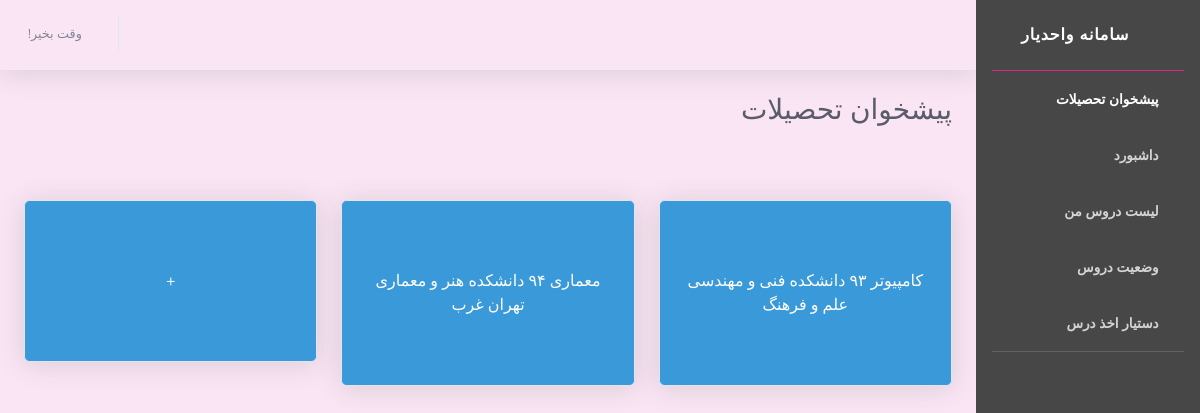
/, run on an earlier commit of the app's database.
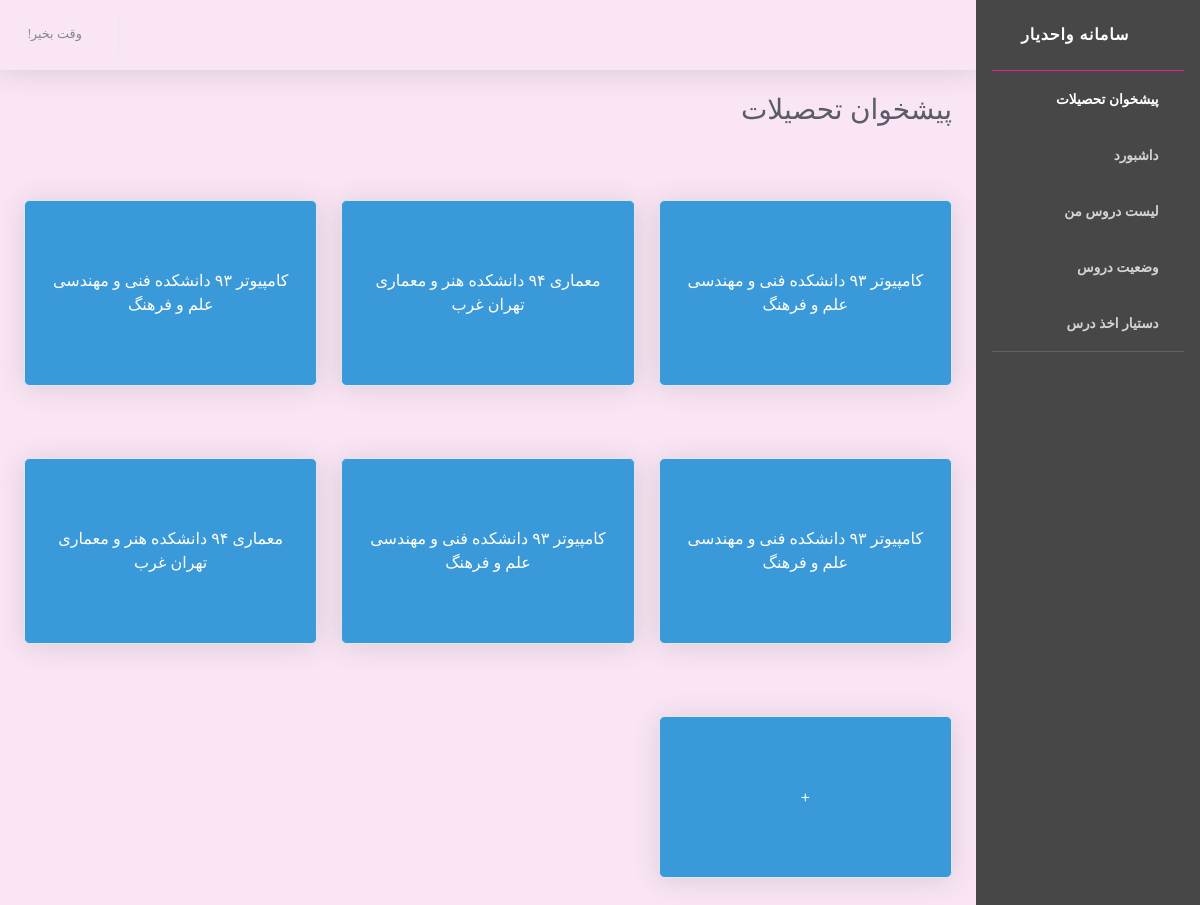
And on a later commit of the database.
### core/models.py (models this page shows, shortened)
class Study(models.Model):
    student = models.ForeignKey(
        User,
        on_delete=models.CASCADE,
        verbose_name="دانشجو"
    )
    chart = models.ForeignKey(
        'Chart',
        on_delete=models.CASCADE,
        verbose_name="چارت"
    )
    class Meta:
        verbose_name=u'مقطع تحصیلی '
        verbose_name_plural=u'مقاطع تحصیلی '

class Chart(models.Model):
    title = models.CharField(verbose_name="عنوان چارت" ,max_length = 40)
    is_active = models.BooleanField(verbose_name="فعال بودن")
    degree = models.IntegerField(choices=DEGREE_TYPE_CHOISES, verbose_name="مقطع تحصیلی")
    acceptance_date = models.DateField(verbose_name="تاریخ تصویب")
    course = models.ManyToManyField("Course" , null=True , blank=True)
    faculty = models.ForeignKey(
        'Faculty',
        on_delete=models.CASCADE,
        verbose_name="دانشکده"
    )
    class Meta:
        verbose_name=u'چارت تحصیلی '
        verbose_name_plural=u'چارت‌های تحصیلی'
    def __str__(self):
        return f" {self.title} دانشکده {self.faculty}"

class Faculty(models.Model):
    name = models.CharField(verbose_name="نام دانشکده" , max_length = 40)
    university = models.ForeignKey(
        'University',
        on_delete=models.CASCADE,
        verbose_name="نام دانشگاه"
    )
    class Meta:
        verbose_name=u'دانشکده '
        verbose_name_plural=u'دانشکده‌ها '
    def __str__(self):
        return f"{self.name} {self.university.name}"

class University(models.Model):
    name = models.CharField(verbose_name="نام دانشگاه", max_length = 40)
    has_associates_degree = models.NullBooleanField(verbose_name="مقطع کاردانی")
    has_bachelors_degree = models.NullBooleanField(verbose_name="مقطع کارشناسی")
    has_masters_degree = models.NullBooleanField(verbose_name="مقطع کارشناسی ارشد")
    has_doctorate_degree = models.NullBooleanField(verbose_name="مقطع دکتری")
    class Meta:
        verbose_name=u' دانشگاه'
        verbose_name_plural=u'دانشگاه‌ها '

### core/views.py (the view)
# urls.py: path('', views.get_index , name='index'),
def get_index(request):
    if request.method == "GET":
        studies = Study.objects.all()
        return render(request, 'core/index.html', {'studies': studies})

### core/templates/core/index.html (shortened to what this page needs)
{% load staticfiles %}
<!DOCTYPE html>
<html lang="en">
<head>
  <link href="/static/core/vendor/fontawesome-free/css/all.min.css" rel="stylesheet" type="text/css">
  <link href="{% static 'core/css/main.css' %}" rel="stylesheet" type="text/css">
  <link href="{% static 'core/css/style.css' %}" rel="stylesheet">
</head>
<body id="page-top">
  <div id="wrapper">
    <ul class="navbar-nav bg-gradient-primary sidebar sidebar-dark accordion pr-0" id="accordionSidebar">
      <a class="sidebar-brand d-flex align-items-center justify-content-center">
        <div class="sidebar-brand-icon rotate-n-15">
          <i class="fas fa-laugh-wink"></i>
        </div>
        <div class="sidebar-brand-text mx-3">سامانه واحدیار</div>
      </a>
      <hr class="sidebar-divider my-0"  style="border-top:1px solid #e0248b">
      <li class="nav-item active">
        <a class="nav-link text-right" href="{% url 'index'%}">
          <i class="fas fa-fw fa-landmark"></i>
          <span>پیشخوان تحصیلات</span></a>
      </li>
      <li class="nav-item active">
        <a class="nav-link text-right" style="color: #D3D3D3 !important;">
          <i class="fas fa-fw fa-tachometer-alt" style="color: #D3D3D3 !important;"></i>
          <span>داشبورد</span></a>
      </li>
      <li class="nav-item active">
        <a class="nav-link text-right" style="color: #D3D3D3 !important;">
          <i class="fas fa-fw fa-list-alt" style="color: #D3D3D3 !important;"></i>
          <span>لیست دروس من</span></a>
      </li>
      <li class="nav-item active">
        <a class="nav-link text-right" style="color: #D3D3D3 !important;">
            <i class="fas fa-fw fa-tasks" style="color: #D3D3D3 !important;"></i>
          <span>وضعیت دروس</span></a>
      </li>
      <li class="nav-item active">
        <a class="nav-link text-right" style="color: #D3D3D3 !important;">
          <i class="fab fa-fw fa-hire-a-helper" style="color: #D3D3D3 !important;"></i>
          <span>دستیار اخذ درس</span></a>
      </li>
      <hr class="sidebar-divider">
    </ul>
    <div id="content-wrapper" class="d-flex flex-column">
      <div id="content">
        <nav class="navbar navbar-expand navbar-light bg-white topbar mb-4 static-top shadow">
          <ul class="navbar-nav float-left">
            <li class="nav-item dropdown no-arrow">
              <a class="nav-link dropdown-toggle" href="#" id="userDropdown" role="button" data-toggle="dropdown"
                aria-haspopup="true" aria-expanded="false">
                <span class="mr-2 d-none d-lg-inline text-gray-600 small">
                    وقت بخیر{{ user.username }}!
                 </span>
              </a>
            </li>
          </ul>
        </nav>
        <div class="container-fluid">
          <div class="text-right mb-4">
            <h1 class="h3 mb-5 text-gray-800">پیشخوان تحصیلات</h1>
          </div>
          <div class="row text-center">
            {% for study in studies %}
              <div class="col-xl-4 col-md-6 mb-4">
                <div class="card shadow my-4">
                  <div class="card-body">
                    <div class=" py-5 pb-2">
                      <a href="{% url 'dashboard' study_id=study.pk %}"> {{study.get_degree_display}}
                          {{study.chart}}
                      </a>
                    </div>
                  </div>
                </div>
              </div>
            {% endfor %}
              <div class="col-xl-4 col-md-6 mb-4">
                <div class="card shadow my-4">
                  <div class="card-body">
                    <div class=" py-5 pb-2">
                      <a href="{% url 'newStudyFrom' %}">
                      +
                      </a>
                    </div>
                  </div>
                </div>
              </div>
          </div>
        </div>
      </div>
    </div>
  </div>
</body>
</html>

What changed in the data, as far as the page shows it:
added Study: chart "کامپیوتر ۹۳ دانشکده فنی و مهندسی علم و فرهنگ"
added Study: chart "کامپیوتر ۹۳ دانشکده فنی و مهندسی علم و فرهنگ"
added Study: chart "کامپیوتر ۹۳ دانشکده فنی و مهندسی علم و فرهنگ"
added Study: chart "معماری ۹۴ دانشکده هنر و معماری تهران غرب"
